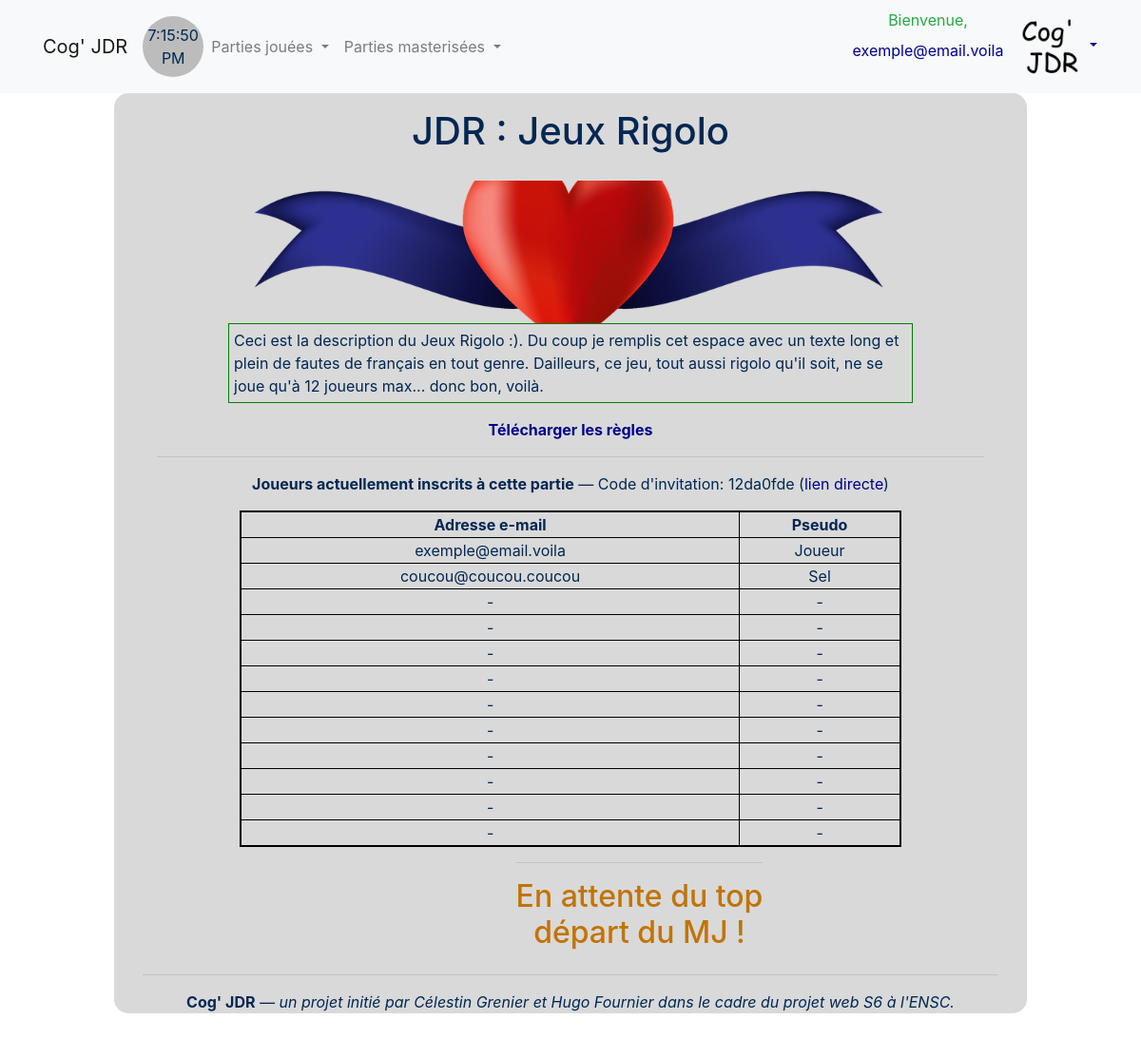
Screenshot of /jdr.php?id=1 (signed in) with the database file from the repository.
### tables this page shows
create table ModeleJDR (
    id_modele_jdr integer not null primary key auto_increment, 
    id_createur integer,
    titre varchar(32) not null,
    desc_jdr varchar(1024) not null,
    fichier_regles varchar(128) not null,
    img_banniere varchar(128) not null,
    img_fond varchar(128) not null,
    img_logo varchar(128) not null,

    foreign key (id_createur) references Utilisateur (id)
);

create table JDR (
    id_jdr integer not null primary key auto_increment,
    id_modele_jdr integer,
    code_invite varchar(8),
    nb_max_joueurs integer not null,
    nb_min_joueurs integer not null,
    jours_ouvrables enum('5 jours', '6 jours', '7 jours') not null,
    etat_partie enum('lancement', 'deroulement', 'fin') not null,

    foreign key (id_modele_jdr) references ModeleJDR (id_modele_jdr)
);

create table Joueur (
    id_joueur integer not null primary key auto_increment,
    id_utilisateur integer,
    id_jdr_participe integer,
    pseudo varchar(32) not null,

    foreign key (id_utilisateur) references Utilisateur (id),
    foreign key (id_jdr_participe) references JDR (id_jdr)
);

create table Utilisateur (
    id integer not null primary key auto_increment,
    mdp varchar(255) not null,
    email varchar(32) not null,
    img varchar(128) not null
);

### inclus/connexion.php (called while the page is built, shortened)
<?php
    $conn = new PDO("mysql:host=127.0.0.1;dbname=cogjdr;charset=utf8", "root", "", array(PDO::ATTR_ERRMODE => PDO::ERRMODE_EXCEPTION));
    function prepare_execute($conn, $string, $data) {
        $r = $conn->prepare($string);
        $r->execute($data);
        return $r;
    }
    function build_where($where, &$execute_array, &$execute_index='a') {
        $where_builder = empty($where) ? "WHERE 1" : "WHERE ";
        $sep = "";
        foreach ($where as $k => $v) {
            if (is_string($k) && strpos($k, "::") !== false)
                $where_builder.= "$sep".str_replace("::", ".", $k);
            else
                $where_builder.= "$sep$k";
            if (is_array($v)) {
                $where_builder.= " IN (";
                $sep_ = "";
                foreach ($v as $v_) {
                    if (strpos($v_, "::") !== false)
                        $where_builder.= "$sep_".str_replace("::", ".", $v_);
                    else {
                        $where_builder.= "$sep_:$execute_index";
                        $execute_array[$execute_index++] = $v_;
                    }
                    $sep_ = ", ";
                }
                $where_builder.= ")";
            } else {
                if (strpos($v, "::") !== false)
                    $where_builder.= "= ".str_replace("::", ".", $v);
                else {
                    $where_builder.= "= :$execute_index";
                    $execute_array[$execute_index++] = $v;
                }
            }
            $sep = " AND ";
        }
        return $where_builder;
    }
    function sql_select($table, $value="*", $where=array(), $order=null, $distinct=false) {
        global $conn;
        $execute_array = array();
        $execute_index = 'a';
        $value_builder = empty($distinct) ? "SELECT " : "SELECT DISTINCT ";
        if ($value == "*" || empty($value))
            $value_builder.= "*";
        elseif (is_array($value))
            $value_builder.= join(", ", $value);
        else
            $value_builder.= $value;
        $table_builder = "FROM `".(is_array($table) ? join("` JOIN `", $table) : $table)."`";
        $where_builder = build_where($where, $execute_array, $execute_index);
        $order_builder = empty($order) ? "" : "ORDER BY ";
        return prepare_execute($conn, "$value_builder $table_builder $where_builder $order_builder", $execute_array);
    }
?>

### inclus/jdr/rejoindre.php (the view, shortened to what this page needs)
<h1 class="text-center">JDR : <?=$modele['titre']?></h1>
<div class="container">
    <img class="img_banniere" src="images/jdr/banniere/<?=$modele['img_banniere']?>" alt="Oof">
    <p class="desc_jdr"><?=$modele['desc_jdr']?></p>
    <div class="col-sm-12 text-center">
        <a target="blank" href="<?=sql_select(array('JDR','ModeleJDR'),'fichier_regles',array('JDR::id_modele_jdr'=> 'ModeleJDR::id_modele_jdr','JDR::id_jdr'=>$jdr['id_jdr']))->fetch()['fichier_regles']?>"><b>Télécharger les règles</b></a>
        <hr>
        <p><b>Joueurs actuellement inscrits à cette partie</b> &mdash; Code d'invitation: <?=$jdr['code_invite']?> (<a href="./jdr.php?code=<?=$jdr['code_invite']?>">lien directe</a>)</p>
        <table class="liste_joueurs container">
            <th>Adresse e-mail</th><th>Pseudo</th><?php if (@$donnees_jdr['est_mj']) { ?><th></th><?php } ?>
            <?php
                $r = sql_select('Joueur', array('pseudo', 'id_utilisateur', 'id_joueur'), array('id_jdr_participe' => $jdr['id_jdr']));
                for ($k = 0; $k < $jdr['nb_max_joueurs']; $k++) {
                    $joueur = $r->fetch();
                    if (!empty($joueur)) {
                        $nb_joueur++; ?>
                        <tr>
                            <td><?=sql_select('Utilisateur', 'email', array('id' => $joueur['id_utilisateur']))->fetch()['email']?></td>
                            <td><?=$joueur['pseudo']?></td>
                        </tr><?php
                    } else { ?>
                        <tr>
                            <td>-</td>
                            <td>-</td>
                        </tr><?php
                    }
                }
            ?>
        </table>
        <div class="col-sm-4 offset-sm-5">
            <hr>
            <?php
                if (@$donnees_jdr['est_mj']) {  ?>
                    <form action="./jdr.php">
                        <input type="hidden" name="id" value="<?=$jdr['id_jdr']?>">
                        <input type="hidden" name="redirection_succes" value="./jdr.php?id=<?=$jdr['id_jdr']?>">
                        <button class="btn btn-primary btn-block w-auto" type="submit" name="action" value="etat_demarrer">Démarrer la partie</button>
                    </form><?php
                } elseif ($etat_partie == "deroulement") {  ?>
                    <h2>Les inscriptions sont closes !</h2><?php
                } elseif ($etat_partie == "fin") {  ?>
                    <h2>Cette partie est finie !</h2><?php
                }
                else if ($a_rejoint) {
                    echo("<h2> En attente du top départ du MJ ! </h2>");
                }
            ?>
        </div>
    </div>
</div>

### css/global.css (style rules this page uses)
body { background-image: url("../images/defaut/fond_ecran.gif"); background-size: cover; background-repeat: no-repeat; background-position:fixed; background-attachment: fixed; color : rgb(0, 39, 83); }
h1, h3 { text-align : center; }
h1 { padding-bottom : 20px; }
h2,h3 { color: rgb(194, 116, 0); padding-bottom : 8px; }
a { color: darkblue; }

### css/discussion.css (style rules this page uses)
body { margin-bottom: 149px; }

### css/jdr.css (style rules this page uses)
body { overflow-x: hidden; }
img.img_banniere { width: 80%; max-height: 150px; object-fit: cover; display: block; margin-left: auto; margin-right: auto; }
p.desc_jdr { border-style: ridge; border-color: green; border-width: 1px; padding: 5px; width: 80%; margin-left: auto; margin-right: auto; }
table.liste_joueurs { border-style: solid; border-color: black; border-width: 2px; width: 80%; margin-left: auto; margin-right: auto; text-align: center; }
table.liste_joueurs th { border-style: solid; border-color: black; border-width: 1px; }
table.liste_joueurs td { border-style: solid; border-color: black; border-width: 1px; }

### rows the page displays
modelejdr: titre "Jeux Rigolo", img_banniere (picture), desc_jdr "Ceci est la description du Jeux Rigolo :). Du coup je remplis cet espace avec un texte long et plein de fautes de français en tout genre. Dailleurs, ce jeu, tout aussi rigolo qu'il soit, ne se joue qu'à 12 joueurs max... donc bon, voilà."
jdr: code_invite "12da0fde"
joueur: id_utilisateur.email "exemple@email.voila", pseudo "Joueur"
joueur: id_utilisateur.email "coucou@coucou.coucou", pseudo "Sel"

### other values shown
$_SESSION['email'] "exemple@email.voila"
